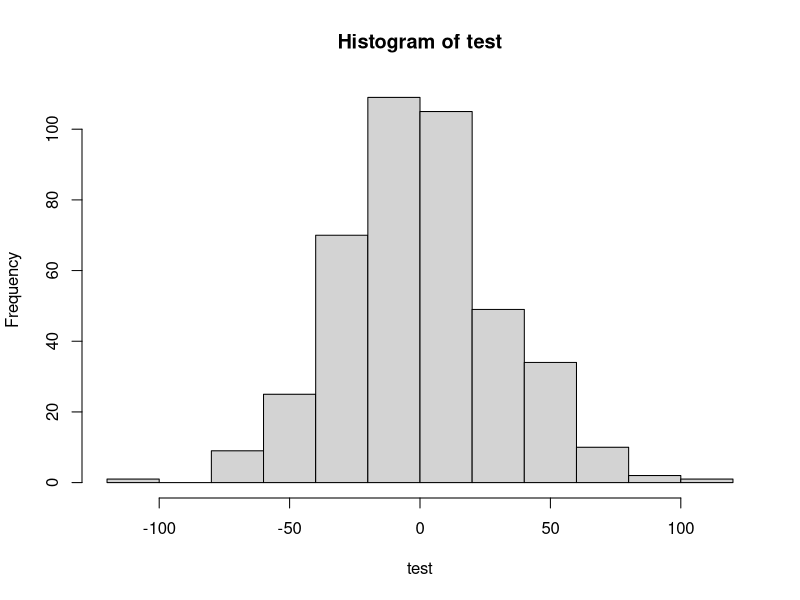

The R script that drew this image: (Note: this script raises an error after producing the figure.)
##############################
### BIOS 6623
### Project 1
### Michaela Palumbo
### Frequentist
##############################

## Running frequentist models to get an idea of what would be an uninformative prior distribution 
## for the beta coefficients.

# plot the distribution of the priors I've been using
test <- rnorm(415, mean = 0, sd = sqrt(1000))
hist(test)

aggmentcrude <- lm(AGGMENTdiff ~ hard_drugs.0 + AGG_MENT.0, data = dat.SAS1)
summary(aggmentcrude)
# all the estiamtes seem like they'd be ok in the priors given above
# intercept estimate is 26.6 but std. dev only 1.76 so I think it would be ok
# and it looks good in plots
29.96 + 1.96*1.76
29.6 - 1.96*1.76

aggmentfull <- lm(AGGMENTdiff ~ hard_drugs.0 + AGG_MENT.0 + HASHV.0 + income.0 + BMI.0 + SMOKE.0
                  + DKGRP.0 + RACE.0 + EDUCBAS.0 + age.0 + ADH.2, data = dat.SAS1)
summary(aggmentfull)
# intercept etimate is 19.89 and std. dev is now 4.425 so maybe the prior above is not uninformative
19.89 + 1.96*4.42
19.89 - 1.96*4.42
# don't think it makes much of a difference and that I need to change for it
# but will try running with more uninformative prior to see if it improves plots
# I don't think that improves plots and the current prior contains the whole range of possible 
# intercepts so we will keep it as an uninformative/vague prior
# all the other parameter estimates seem ok

aggphyscrude <- lm(AGGPHYSdiff ~ hard_drugs.0 + AGG_PHYS.0, data = dat.SAS1)
summary(aggphyscrude)
# everything looks ok for the crude model
# the intercept is 12.3 w/ std. dev 2.33 but think that is is ok

aggphysfull <- lm(AGGPHYSdiff ~ hard_drugs.0 + AGG_PHYS.0 + HASHV.0 + income.0 + BMI.0 + SMOKE.0
                  + DKGRP.0 + RACE.0 + EDUCBAS.0 + age.0 + ADH.2, data = dat.SAS1)
summary(aggphysfull)
# intercept estimate is 13.96 but std. dev went up to 4.105 but think it is still ok
# all other parameter estimates seem ok

log10vloadcrude <- lm(log10vloaddiff ~ hard_drugs.0 + log10vload.0, data = dat.SAS1)
summary(log10vloadcrude)
# everything looks good here

log10vloadfull <- lm(log10vloaddiff ~ hard_drugs.0 + log10vload.0 + HASHV.0 + income.0 + BMI.0 + SMOKE.0
                     + DKGRP.0 + RACE.0 + EDUCBAS.0 + age.0 + ADH.2, data = dat.SAS1)
summary(log10vloadfull)
# everything looks good here

leu3ncrude <- lm(LEU3Ndiff ~ hard_drugs.0 + LEU3N.0, data = dat.SAS1)
summary(leu3ncrude)
# these results seemed weird so made some plots
# notice there is an outlier that I didn't see on the histogram before
hist(dat.SAS1$LEU3Ndiff)
summary(dat.SAS1$LEU3Ndiff)
plot(dat.SAS1$LEU3Ndiff)
# removed outlier and run models again
leu3ncrude <- lm(LEU3Ndiff ~ hard_drugs.0 + LEU3N.0, data = dat.SAS1)
summary(leu3ncrude)
# intercept 194 and beta hard drug -196 --> need different uninformative prior
test2 <- rnorm(414, mean = 0, sd = sqrt(100000))
hist(test2)
# will use mean 0 and var = 100000 for this outcome
leu3nfull <- lm(LEU3Ndiff ~ hard_drugs.0 + LEU3N.0 + HASHV.0 + income.0 + BMI.0 + SMOKE.0
                            + DKGRP.0 + RACE.0 + EDUCBAS.0 + age.0 + ADH.2, data = dat.SAS1)
summary(leu3nfull)

test3 <- rnorm(414, mean = 0, sd = sqrt(10000))
hist(test3)
